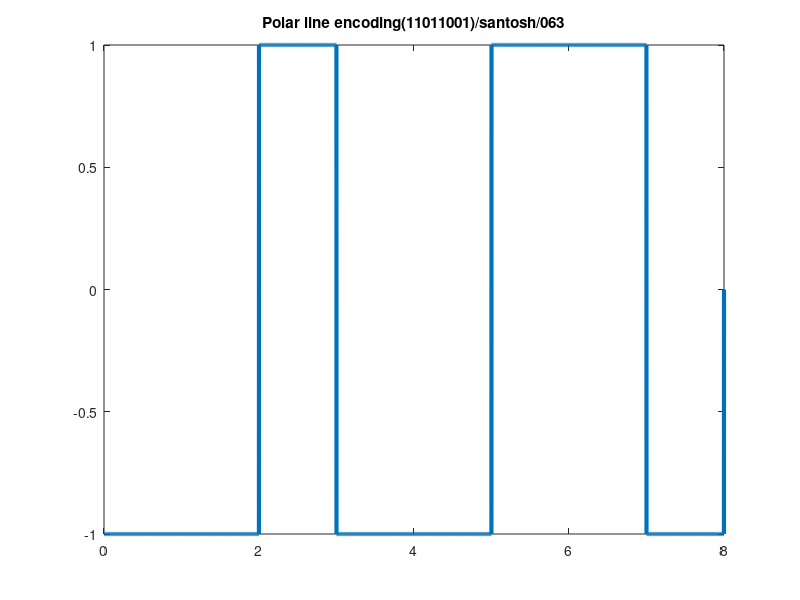

The MATLAB script that drew this image:
% Polar line encoding

clc; 
clear all; 
close all; 
bits = [1 1 0 1 1 0 0 1]; 
bitrate = 1; 
n = 1000; 
T = length(bits)/bitrate; 
N = n*length(bits); 
dt = T/N; 
t = 0:dt:T; 
x = zeros(1,length(t)); 
for i=1:length(bits) 
 if bits(i)==1 
     x((i-1)*n+1:(i-1)*n+n/2) = -1;
     x((i-1)*n+n/2:i*n) = -1;
 else 
     x((i-1)*n+1:(i-1)*n+n/2) = 1;
     x((i-1)*n+n/2:i*n) = 1; 
 end; 
end; 
plot(t, x, 'Linewidth', 3); 
counter = 0; 
for i = 1:length(t) 
 if t(i)>counter 
    counter = counter + 1; 
 if x(i)>0 
    result(counter) = x(i); 
 else 
     result(counter) = 0; 
 end; 
 end; 
end; 
title('Polar line encoding(11011001)/santosh/063'); 
disp(result);